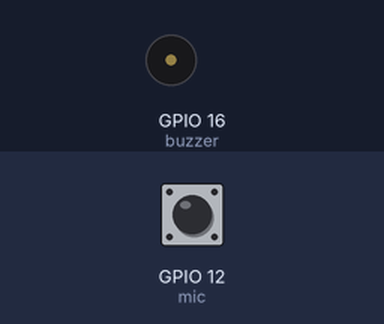
The program below on a simulated Raspberry Pi (BCM pin numbers). Parts: buzzer (waves = sounding, pin HIGH). Inputs (shaded band) come from the test bench; at power-on: GPIO 12 (mic) LOW.

Above: at 1.2 s.
1.3 s: GPIO 12 (mic) pulled HIGH for 0.6 s
At 1.8 s:
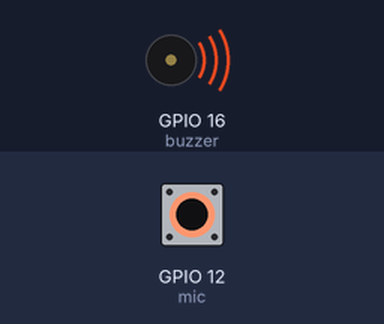
3.5 s: GPIO 12 (mic) pulled HIGH for 3.2 s
At 8.4 s:
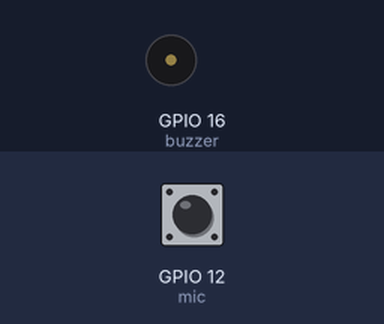
Timing chart, 0 to 9.9 s (numbered marks = the images above; inputs shaded):
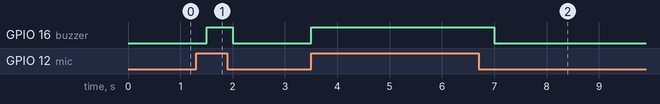

Measured:
- after the input at 1.3 s, GPIO 16 (buzzer): LOW → HIGH after 0.20 s, → LOW 0.50 s later
- after the input at 3.5 s, GPIO 16 (buzzer): LOW → HIGH at once, → LOW 3.5 s later

The program:

microphone.py
```python
import RPi.GPIO as GPIO
import time

mic = 12
buzzer = 16
GPIO.setmode(GPIO.BCM)
GPIO.setwarnings(False)

GPIO.setup(mic,GPIO.IN, pull_up_down=GPIO.PUD_DOWN)
GPIO.setup(buzzer,GPIO.OUT)

def lisen():
	sound = GPIO.input(mic)
	if sound:
		GPIO.output(buzzer, GPIO.HIGH)
		return True
	GPIO.output(buzzer, GPIO.LOW)
	return False

if __name__ == "__main__":
	while True:
		lisen()
		time.sleep(0.5)
```
